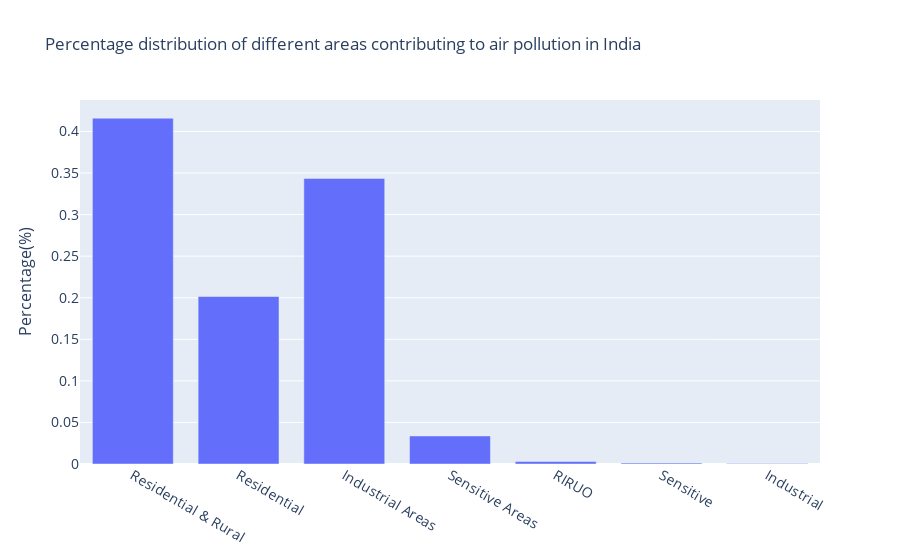

Notebook code cell kept with this figure:
### Code cell
import plotly.graph_objects as go
langs = ['Residential & Rural ',                 
'Residential',                
'Industrial Areas',                                       
'Sensitive Areas',                       
'RIRUO',                                 
'Sensitive',                             
'Industrial',                            
'Residential']
students = [0.415974
,0.201676
,0.223286+ 0.120244
,0.012864+ 0.020867
,0.003030
,0.001150
,0.000541
,0.000367]
fig = go.Figure(data=[go.Bar( 
    name = 'Data 1', 
    x = langs, 
    y = students,
    
   )
]) 
fig.update_layout(
    title='Percentage distribution of different areas contributing to air pollution in India' ,
    xaxis_tickfont_size=14,
    yaxis=dict(
        title='Percentage(%)',
        titlefont_size=16,
        tickfont_size=14,
    ),
    legend=dict(
        x=0,
        y=1.0,
        bgcolor='rgba(255, 255, 255, 0)',
        bordercolor='rgba(255, 255, 255, 0)'
    ),
    barmode='group',
    bargap=0.15, # gap between bars of adjacent location coordinates.
    bargroupgap=0.1,# gap between bars of the same location coordinate.
    
)
fig.show()

### Figure 1 — Plotly figure (JSON) as saved in the notebook; plotly's stock layout.template omitted (floating-point values rounded to 4 significant figures)
{"data": [{"name": "Data 1", "type": "bar", "x": ["Residential & Rural ", "Residential", "Industrial Areas", "Sensitive Areas", "RIRUO", "Sensitive", "Industrial", "Residential"], "y": [0.416, 0.2017, 0.3435, 0.03373, 0.00303, 0.00115, 0.000541, 0.000367]}], "layout": {"bargap": 0.15, "bargroupgap": 0.1, "barmode": "group", "legend": {"bgcolor": "rgba(255, 255, 255, 0)", "bordercolor": "rgba(255, 255, 255, 0)", "x": 0, "y": 1}, "title": {"text": "Percentage distribution of different areas contributing to air pollution in India"}, "xaxis": {"tickfont": {"size": 14}}, "yaxis": {"tickfont": {"size": 14}, "title": {"font": {"size": 16}, "text": "Percentage(%)"}}}}
